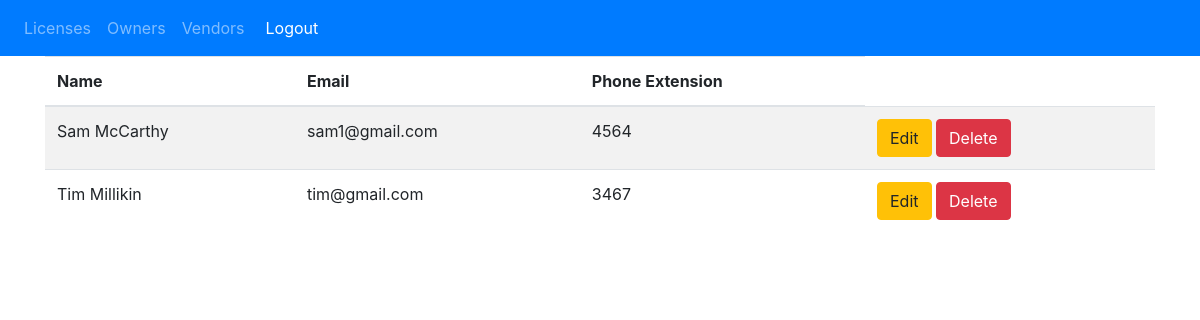
The app's page /all_owners (signed in) with its own data.
### surreylm/database_models.py (models this page shows)
class Software_owner(db.Model):
    __tablename__ = 'software_owners'
    id = db.Column(db.Integer, primary_key=True)
    email = db.Column(db.Text, unique=True)
    first_name = db.Column(db.Text)
    last_name = db.Column(db.Text)
    phone_extension = db.Column(db.Text)

### surreylm/views.py (the view)
@views.route('/all_owners', methods=['GET', 'POST'])
@login_required
def all_owners():
    owners = Software_owner.query.all()
    return render_template("all_owners.html", user=current_user, owners=owners)

### surreylm/__init__.py (called while the page is built)
def create_app():
    app = Flask(__name__)
    app.config['SECRET_KEY'] = 'gdwjama bbawdjkwjdw'
    app.config['SQLALCHEMY_DATABASE_URI'] = f'sqlite:///{DB_NAME}'
    db.init_app(app)
    from .views import views
    from .auth import auth
    app.register_blueprint(views, url_prefix='/')
    app.register_blueprint(auth, url_prefix='/')
    from .database_models import User, Software_owner, Vendor, Software
    with app.app_context():
        db.create_all()
    login_manager = LoginManager()
    login_manager.login_view = 'auth.login'
    login_manager.init_app(app)
    @login_manager.user_loader
    def load_user(id):
        return User.query.get(int(id))
    return app

### surreylm/templates/all_owners.html (shortened to what this page needs)
{% extends "base.html" %} {% block title %}All Owners{% endblock %}
{% block content %}
<table class="table table-striped">
  <thead>
    <tr>
      <th scope="col">Name</th>
      <th scope="col">Email</th>
      <th scope="col">Phone Extension</th>
    </tr>
  </thead>
  <tbody>
    {% for owners in owners %}
    <tr>
      <td>{{owners.first_name}} {{owners.last_name}}</td>
      <td>{{owners.email}} </td>
      <td>{{owners.phone_extension}} </td>
      <td>
        <a href="/edit_owner/{{owners.id}}" class="btn btn-warning">Edit</a>
        {% if current_user.admin %}
        <button type="button" class="btn btn-danger" data-toggle="modal" data-target="#deleteconfirm{{owners.id}}">
            Delete
        </button>
        {% endif %}
    </tr>
    {% endfor %}
  </tbody>
</table>
{% endblock %}

### records on screen
Software_owner: first_name "Sam", last_name "McCarthy", email "sam1@gmail.com", phone_extension "4564"
Software_owner: first_name "Tim", last_name "Millikin", email "tim@gmail.com", phone_extension "3467"
